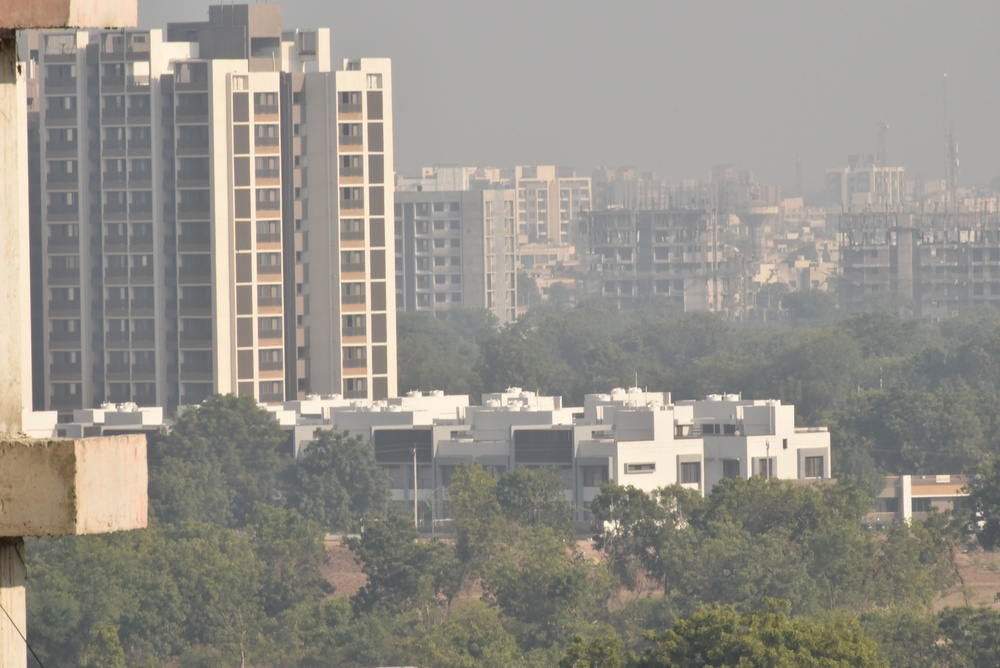
#> input picture Data and Testing/Real Images/Dataset/DSC_3067.JPG, 1000 x 668 px, shrunk from 2992 x 2000 before the run, given in place of the camera
$ jupyter execute Real_Time_Video_Dehazing_Samples_New.ipynb
#> lines starting #> are read from the running program, lines starting #| are printed output that depends on the picture
#> further down, I_vs is the input picture: shape (668, 1000, 3); mean B, G, R 137.4, 144.9, 148.4
[cell 1]
# -*- coding: utf-8 -*-
import numpy as np
import cv2

class GuidedFilter:

    def __init__(self, I, radius=5, epsilon=0.4):

        self._radius = 2 * radius + 1
        self._epsilon = epsilon
        self._I = self._toFloatImg(I)

        self._initFilter()

    def _toFloatImg(self, img):
        if img.dtype == np.float32:
            return img
        return ( 1.0 / 255.0 ) * np.float32(img)

    def _initFilter(self):
        I = self._I
        r = self._radius
        eps = self._epsilon

        Ir, Ig, Ib = I[:, :, 0], I[:, :, 1], I[:, :, 2]

        self._Ir_mean = cv2.blur(Ir, (r, r))
        self._Ig_mean = cv2.blur(Ig, (r, r))
        self._Ib_mean = cv2.blur(Ib, (r, r))

        Irr_var = cv2.blur(Ir ** 2, (r, r)) - self._Ir_mean ** 2 + eps
        Irg_var = cv2.blur(Ir * Ig, (r, r)) - self._Ir_mean * self._Ig_mean
        Irb_var = cv2.blur(Ir * Ib, (r, r)) - self._Ir_mean * self._Ib_mean
        Igg_var = cv2.blur(Ig * Ig, (r, r)) - self._Ig_mean * self._Ig_mean + eps
        Igb_var = cv2.blur(Ig * Ib, (r, r)) - self._Ig_mean * self._Ib_mean
        Ibb_var = cv2.blur(Ib * Ib, (r, r)) - self._Ib_mean * self._Ib_mean + eps


        self._Ir_mean = cv2.blur(Ir, (r, r))
        self._Ig_mean = cv2.blur(Ig, (r, r))
        self._Ib_mean = cv2.blur(Ib, (r, r))

        Irr_var = cv2.blur(Ir ** 2, (r, r)) - self._Ir_mean ** 2 + eps
        Irg_var = cv2.blur(Ir * Ig, (r, r)) - self._Ir_mean * self._Ig_mean
        Irb_var = cv2.blur(Ir * Ib, (r, r)) - self._Ir_mean * self._Ib_mean
        Igg_var = cv2.blur(Ig * Ig, (r, r)) - self._Ig_mean * self._Ig_mean + eps
        Igb_var = cv2.blur(Ig * Ib, (r, r)) - self._Ig_mean * self._Ib_mean
        Ibb_var = cv2.blur(Ib * Ib, (r, r)) - self._Ib_mean * self._Ib_mean + eps


        Irr_inv = Igg_var * Ibb_var - Igb_var * Igb_var
        Irg_inv = Igb_var * Irb_var - Irg_var * Ibb_var
        Irb_inv = Irg_var * Igb_var - Igg_var * Irb_var
        Igg_inv = Irr_var * Ibb_var - Irb_var * Irb_var
        Igb_inv = Irb_var * Irg_var - Irr_var * Igb_var
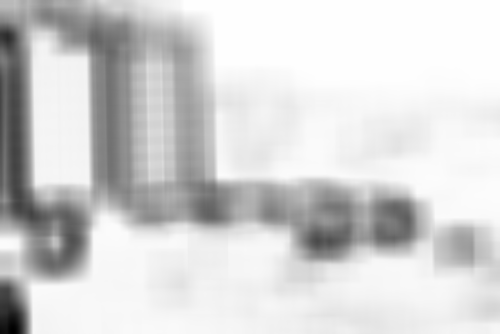
#> Igb_inv: shape (668, 1000) float32 (shown at 1/2 size); min -0.000781, max -1.37e-08, mean -0.000132; drawn with min black and max white
        Ibb_inv = Irr_var * Igg_var - Irg_var * Irg_var

        I_cov = Irr_inv * Irr_var + Irg_inv * Irg_var + Irb_inv * Irb_var
        Irr_inv /= I_cov
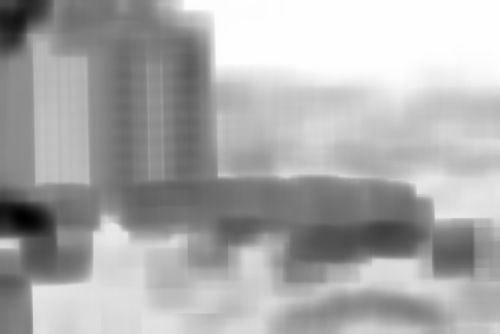
#> Irr_inv: shape (668, 1000) float32 (shown at 1/2 size); min 56.99, max 99.97, mean 85.9; drawn with min black and max white
        Irg_inv /= I_cov
        Irb_inv /= I_cov
        Igg_inv /= I_cov
        Igb_inv /= I_cov
        Ibb_inv /= I_cov
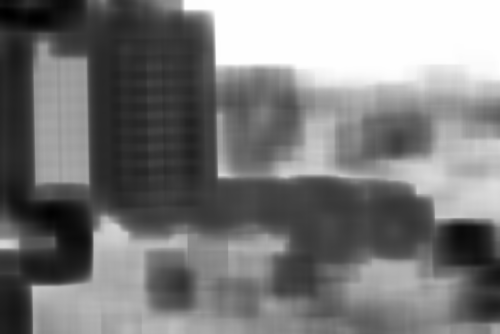
#> Ibb_inv: shape (668, 1000) float32 (shown at 1/2 size); min 49.07, max 99.97, mean 73.6; drawn with min black and max white

        self._Irr_inv = Irr_inv
        self._Irg_inv = Irg_inv
        self._Irb_inv = Irb_inv
        self._Igg_inv = Igg_inv
        self._Igb_inv = Igb_inv
        self._Ibb_inv = Ibb_inv

    def _computeCoefficients(self, p):
        r = self._radius
        I = self._I
        Ir, Ig, Ib = I[:, :, 0], I[:, :, 1], I[:, :, 2]


        p_mean = cv2.blur(p, (r, r))
        Ipr_mean = cv2.blur(Ir * p, (r, r))
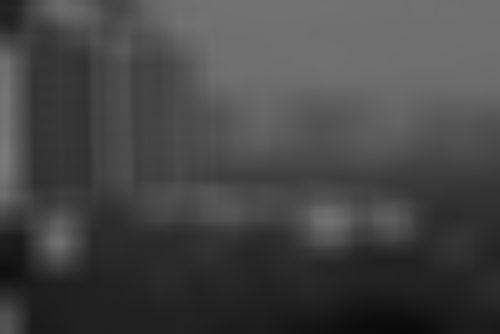
#> Ipr_mean: shape (668, 1000) float64 (shown at 1/2 size); min 0.039, max 0.479, mean 0.274
        Ipg_mean = cv2.blur(Ig * p, (r, r))
        Ipb_mean = cv2.blur(Ib * p, (r, r))


        Ipr_cov = Ipr_mean - self._Ir_mean * p_mean
        Ipg_cov = Ipg_mean - self._Ig_mean * p_mean
        Ipb_cov = Ipb_mean - self._Ib_mean * p_mean

        ar = self._Irr_inv * Ipr_cov + self._Irg_inv * Ipg_cov + self._Irb_inv * Ipb_cov
        ag = self._Irg_inv * Ipr_cov + self._Igg_inv * Ipg_cov + self._Igb_inv * Ipb_cov
        ab = self._Irb_inv * Ipr_cov + self._Igb_inv * Ipg_cov + self._Ibb_inv * Ipb_cov

        b = p_mean - ar * self._Ir_mean - ag * self._Ig_mean - ab * self._Ib_mean

        ar_mean = cv2.blur(ar, (r, r))
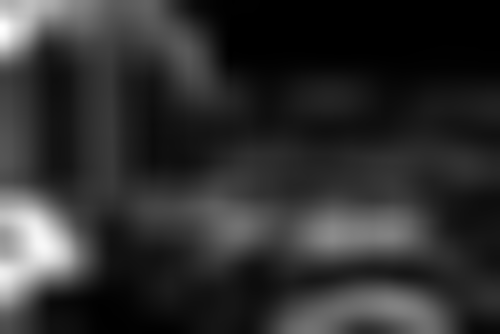
#> ar_mean: shape (668, 1000) float64 (shown at 1/2 size); min -0.000455, max 0.416, mean 0.0769; drawn with min black and max white
        ag_mean = cv2.blur(ag, (r, r))
        ab_mean = cv2.blur(ab, (r, r))
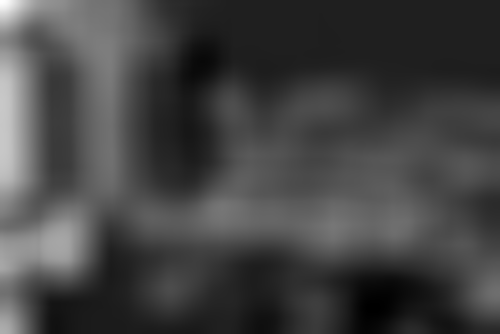
#> ab_mean: shape (668, 1000) float64 (shown at 1/2 size); min -0.0566, max 0.408, mean 0.0661; drawn with min black and max white
        b_mean = cv2.blur(b, (r, r))
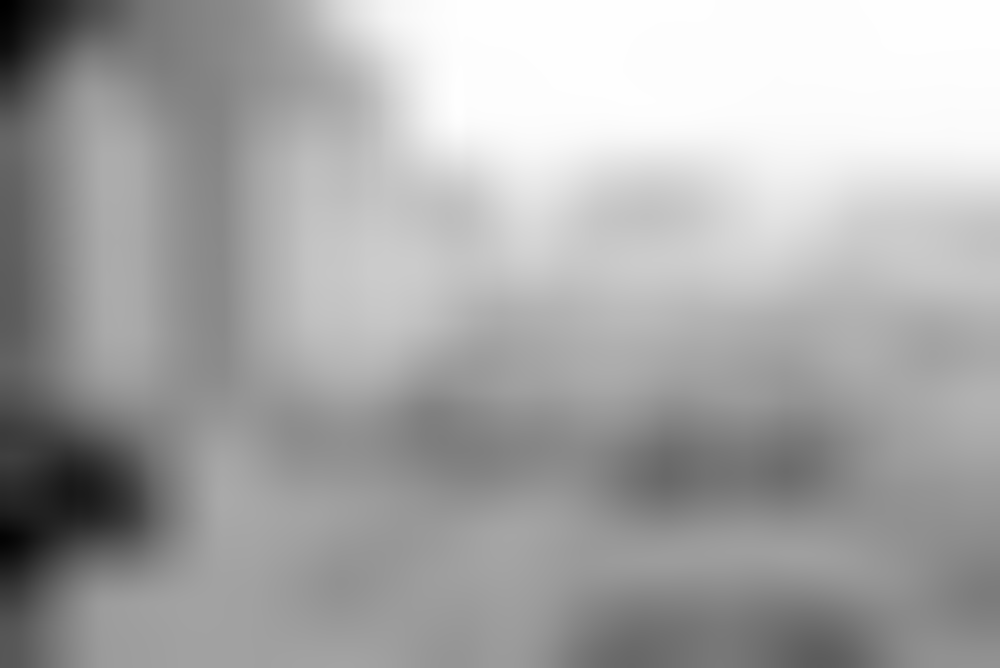
#> b_mean: shape (668, 1000) float64; min -0.226, max 0.665, mean 0.361; drawn with min black and max white

        return ar_mean, ag_mean, ab_mean, b_mean

    def _computeOutput(self, ab, I):

        ar_mean, ag_mean, ab_mean, b_mean = ab
        Ir, Ig, Ib = I[:, :, 0], I[:, :, 1], I[:, :, 2]
        q = ar_mean * Ir + ag_mean * Ig + ab_mean * Ib + b_mean
        return q

    def filter(self, p):

        p_32F = self._toFloatImg(p)
        ab = self._computeCoefficients(p)
        return self._computeOutput(ab, self._I)

[cell 2]
# Importing Libraries
import sys,os
import cv2
import numpy as np
import scipy
import scipy.ndimage
import matplotlib.pyplot as plt

import time
# !pip install imutils
import imutils
from imutils.video import VideoStream
# from google.colab.patches import cv2_imshow
# !mkdir output

# Defining important functions:

#from Image_Processing_Project import GuidedFilter

# Calculated Depth Map:
def calDepthMap(I, r):
    #Calculate the depth map

    hsvI = cv2.cvtColor(I, cv2.COLOR_BGR2HSV)
    s = hsvI[:,:,1] / 255
    v = hsvI[:,:,2] / 255
    #cv2.imshow("hsvI",hsvI)
    #cv2.waitKey()

    sigma = 0.04       # Smaller value of sigma gives more clearer image (tried 0.02) (0.04 Good)
    sigmaMat = np.random.normal(0, sigma, (I.shape[0], I.shape[1]))

    output1 =  0.12 + 0.959710 * v - 0.780245 * s + sigmaMat  # Increasign the value of 1st variable (theta_0) increases image quality (tried 0.2) (0.12 Good)
    outputPixel = output1
    output2 = scipy.ndimage.filters.minimum_filter(output1,(r,r))
    outputRegion = output2
    # cv2.imwrite("/content/output/vsFeature.jpg", outputRegion*255 )
    #cv2.imshow("outputRegion",outputRegion)
    #cv2.waitKey()
    return outputRegion, outputPixel


# Estimated Atmospheric Light:
def estA(img, Jdark):
    #Estimate the value of atmospheric ambient light A

    h,w,c = img.shape
    if img.dtype == np.uint8:
        img = np.float32(img) / 255

    # Compute number for 0.1% brightest pixels
    n_bright = int(np.ceil(0.001*h*w))
    #  Loc contains the location of the sorted pixels
    reshaped_Jdark = Jdark.reshape(1,-1)
    Y = np.sort(reshaped_Jdark)
    Loc = np.argsort(reshaped_Jdark)

    # column-stacked version of I
    Ics = img.reshape(1, h*w, 3)
    ix = img.copy()
    dx = Jdark.reshape(1,-1)

    # init a matrix to store candidate airlight pixels
    Acand = np.zeros((1, n_bright, 3), dtype=np.float32)
    # init matrix to store largest norm arilight
    Amag = np.zeros((1, n_bright, 1), dtype=np.float32)

    # Compute magnitudes of RGB vectors of A
    for i in range(n_bright):
        x = Loc[0,h*w-1-i]
        # print(x,x/w,x%w)
        # ix[int(x/w), x%w, 0] = 0
        # ix[int(x/w), x%w, 1] = 0
        # ix[int(x/w), x%w, 2] = 1

        Acand[0, i, :] = Ics[0, Loc[0, h*w-1-i], :]
        Amag[0, i] = np.linalg.norm(Acand[0,i,:])
#> this loop made 668 passes
#> x on passes 1 to 3: 408308, 408307, 407307
#> after the loop, Acand = 668 rows, first 8: [0.886, 0.953, 0.988], [0.886, 0.953, 0.988], [0.878, 0.949, 0.992], [0.878, 0.949, 0.992], [0.882, 0.953, 0.996], [0.89, 0.961, 1], [0.886, 0.953, 0.988], [0.886, 0.953, 0.988]; Amag = 668 values, max 1.66 at index 65, min 1.56 at index 501, mean 1.61

    # Sort A magnitudes
    reshaped_Amag = Amag.reshape(1,-1)
    Y2 = np.sort(reshaped_Amag)
    Loc2 = np.argsort(reshaped_Amag)
    # A now stores the best estimate of the airlight
    if len(Y2) > 20:
        A = Acand[0, Loc2[0, n_bright-19:n_bright],:]
    else:
        A = Acand[0, Loc2[0,n_bright-len(Y2):n_bright],:]
#> A = [[0.902, 0.965, 1]]

    # [6 lines of commented-out code are left out]

    return A
def notFinal(I):
   save.write(np.uint8(J*255))

def final(I):
    # Other Variables for Image Processing:
    r = 10 #The size of the box when the minimum value is filtered
    beta = 1.0 #scattering coefficient
    gimfiltR = 40 #The size of the radius when guiding the filter
    eps = 10**-2 #The value of epsilon when guiding the filter (Increasing the value highlights more shadows in the image)

    dR,dP = calDepthMap(I, r)
    guided_filter = GuidedFilter(I, gimfiltR, eps)
    refineDR = guided_filter.filter(dR)
    tR = np.exp(-beta * refineDR)

    a = estA(I, dR)
#> a = [[0.902, 0.965, 1]]

    if I.dtype == np.uint8:
        I = np.float32(I) / 255

    h,w,c = I.shape
    J = np.zeros((h, w, c), dtype=np.float32)

    J[:,:,0] = I[:,:,0] - a[0,0]
    J[:,:,1] = I[:,:,1] - a[0,1]
    J[:,:,2] = I[:,:,2] - a[0,2]

    t = tR
    t0, t1 = 0.05, 1
    t = t.clip(t0, t1)

    J[:, :, 0] = (J[:, :, 0]  / t) + a[0, 0]
    J[:, :, 1] = (J[:, :, 1]  / t) + a[0, 1]
    J[:, :, 2] = (J[:, :, 2]  / t) + a[0, 2]
    # print(J.shape)
    frameR = np.uint8(J*255)
#     save.write(frameR)
    return frameR


if __name__ == "__main__":
    # [8 lines of commented-out code are left out]
    vidObj_vs = VideoStream(0).start()

    # [15 lines of commented-out code are left out]

    time.sleep(1.0)
    start_time = time.time()

    while True:
#         ret, I_cv = vidObj_cv.read()
        I_vs = vidObj_vs.read()

#         cv2.imshow('Input Sequence',I_cv)
        cv2.imshow('Input Sequence',I_vs)

# [6 lines of commented-out code are left out]
        FI_vs = final(I_vs)

#         cv2.imshow('Output Sequence',FI_cv)
        cv2.imshow('Output Sequence',FI_vs)

        # Breaking Loop:
        if cv2.waitKey(1) & 0xFF == ord('q'):
#> (key q is pressed here)
            break

      # frame_idx+=10

#     vidObj_cv.release()
    vidObj_vs.stream.release()
    # save.release()
    cv2.destroyAllWindows()

# print('Execution Completed')

print("[INFO] Elasped Time: {:.2f} sec".format(time.time() - start_time))

$ run again, on Data and Testing/Real Images/Dataset/DSC_3069.JPG
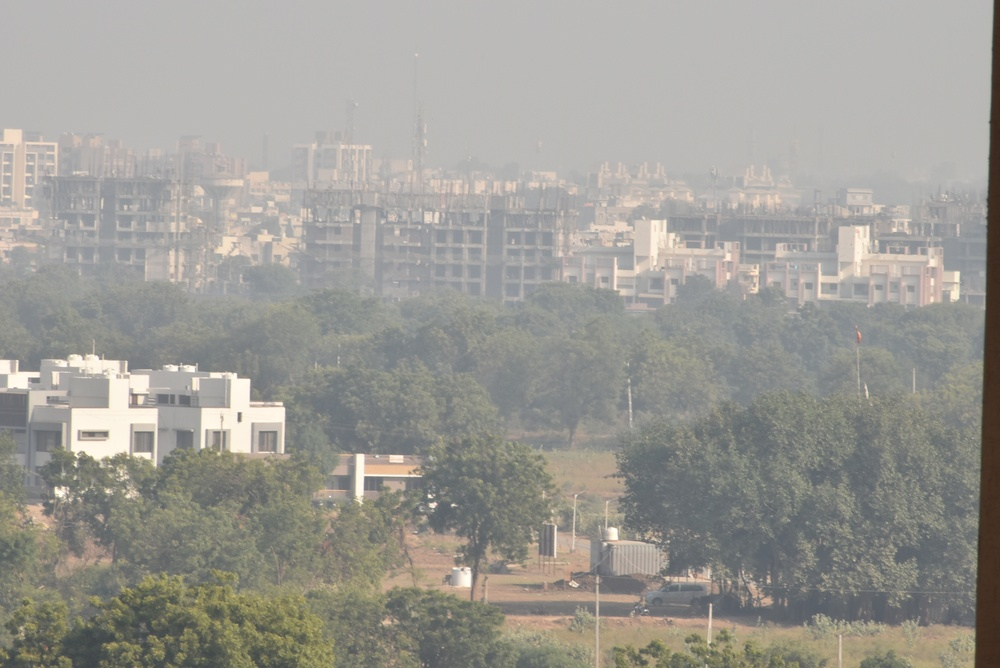
#> input picture Data and Testing/Real Images/Dataset/DSC_3069.JPG, 1000 x 668 px, shrunk from 2992 x 2000 before the run, given in place of the camera
#> I_vs is the input picture: shape (668, 1000, 3); mean B, G, R 148.5, 154.5, 156.1
#> hsvI: shape (668, 1000, 3); mean H, S, V 42.9, 17.9, 157.7
#> in _computeCoefficients, `ab_mean = cv2.blur(ab, (r, r))`:
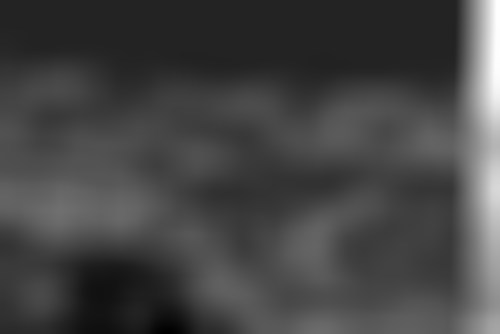
#> ab_mean: shape (668, 1000) float64 (shown at 1/2 size); min -0.0762, max 0.472, mean 0.0715; drawn with min black and max white
#> in _computeCoefficients, `b_mean = cv2.blur(b, (r, r))`:
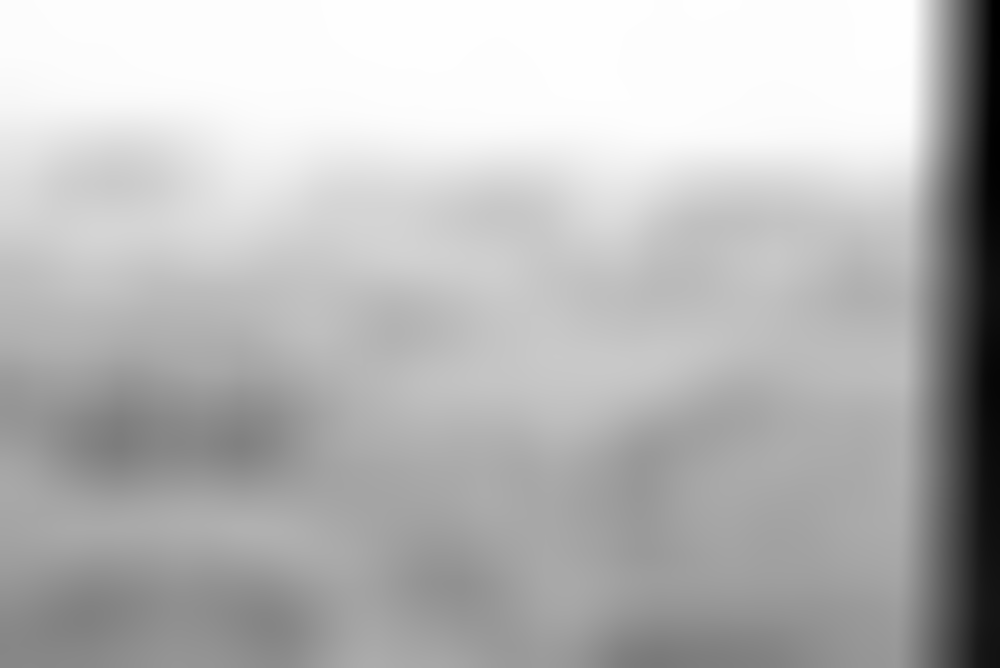
#> b_mean: shape (668, 1000) float64; min -0.37, max 0.713, mean 0.415; drawn with min black and max white
#> the loop in estA, `for i in range(n_bright):` made 668 passes
#> x on passes 1 to 3: 421085, 419085, 420085
#> after the loop in estA, `for i in range(n_bright):`: Acand = 668 rows, first 8: [0.898, 0.957, 0.992], [0.898, 0.957, 0.992], [0.898, 0.957, 0.992], [0.918, 0.969, 1], [0.918, 0.969, 1], [0.906, 0.969, 0.996], [0.906, 0.969, 0.996], [0.914, 0.965, 0.996]; Amag = 668 values, max 1.69 at index 258, min 1.61 at index 652, mean 1.65
#> A = [[0.937, 0.984, 1]]

$ run again, on Data and Testing/Real Images/Dataset/DSC_3070.JPG
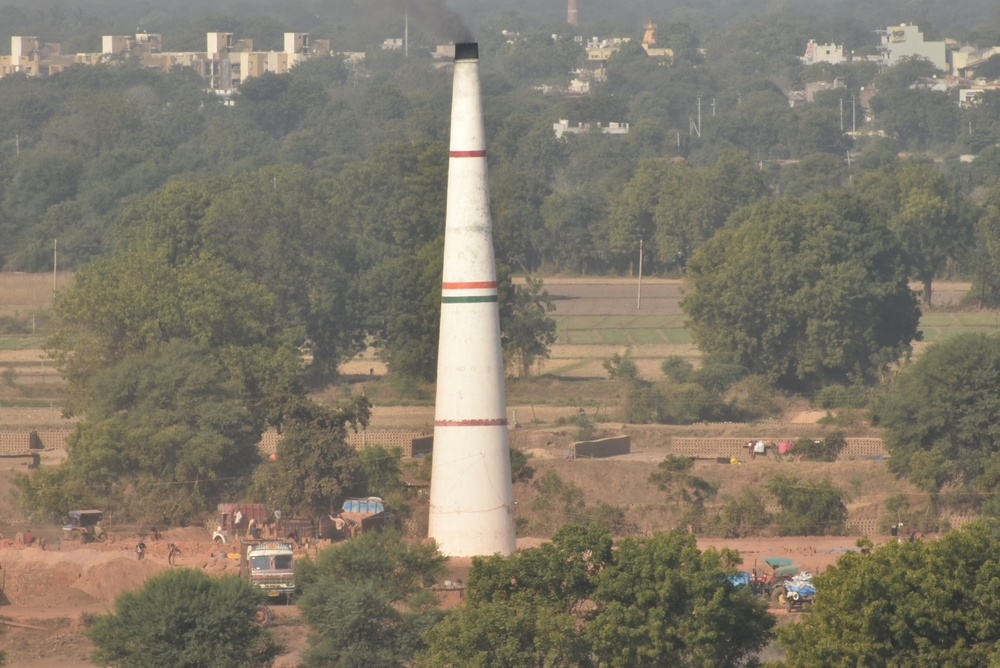
#> input picture Data and Testing/Real Images/Dataset/DSC_3070.JPG, 1000 x 668 px, shrunk from 2992 x 2000 before the run, given in place of the camera
#> I_vs is the input picture: shape (668, 1000, 3); mean B, G, R 104.9, 120.2, 127.6
#> hsvI: shape (668, 1000, 3); mean H, S, V 30, 45, 128.3
#> in _computeCoefficients, `ab_mean = cv2.blur(ab, (r, r))`:
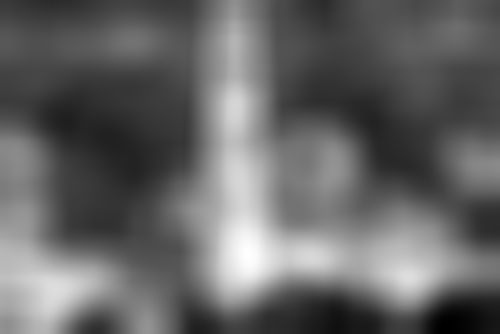
#> ab_mean: shape (668, 1000) float64 (shown at 1/2 size); min -0.0828, max 0.291, mean 0.0658; drawn with min black and max white
#> in _computeCoefficients, `b_mean = cv2.blur(b, (r, r))`:
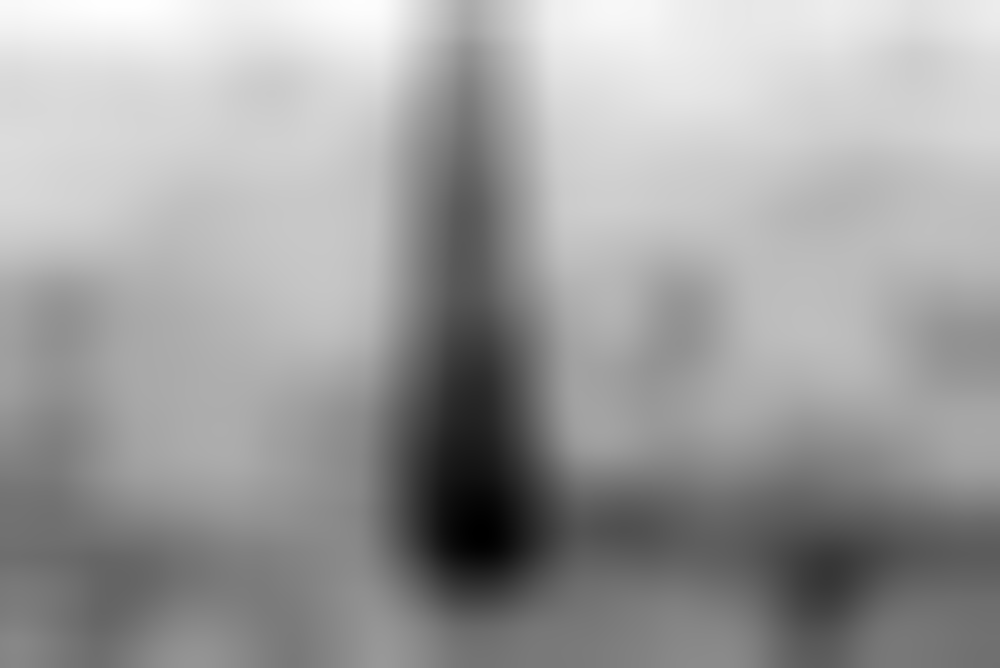
#> b_mean: shape (668, 1000) float64; min -0.254, max 0.499, mean 0.216; drawn with min black and max white
#> the loop in estA, `for i in range(n_bright):` made 668 passes
#> x on passes 1 to 3: 144462, 144463, 140461
#> after the loop in estA, `for i in range(n_bright):`: Acand = 668 rows, first 8: [0.941, 0.984, 1], [0.929, 0.976, 1], [0.933, 0.992, 1], [0.922, 0.973, 1], [0.941, 0.992, 1], [0.906, 0.969, 0.996], [0.918, 0.98, 1], [0.929, 0.988, 0.996]; Amag = 668 values, max 1.7 at index 85, min 1.61 at index 355, mean 1.67
#> A = [[0.949, 0.996, 1]]
